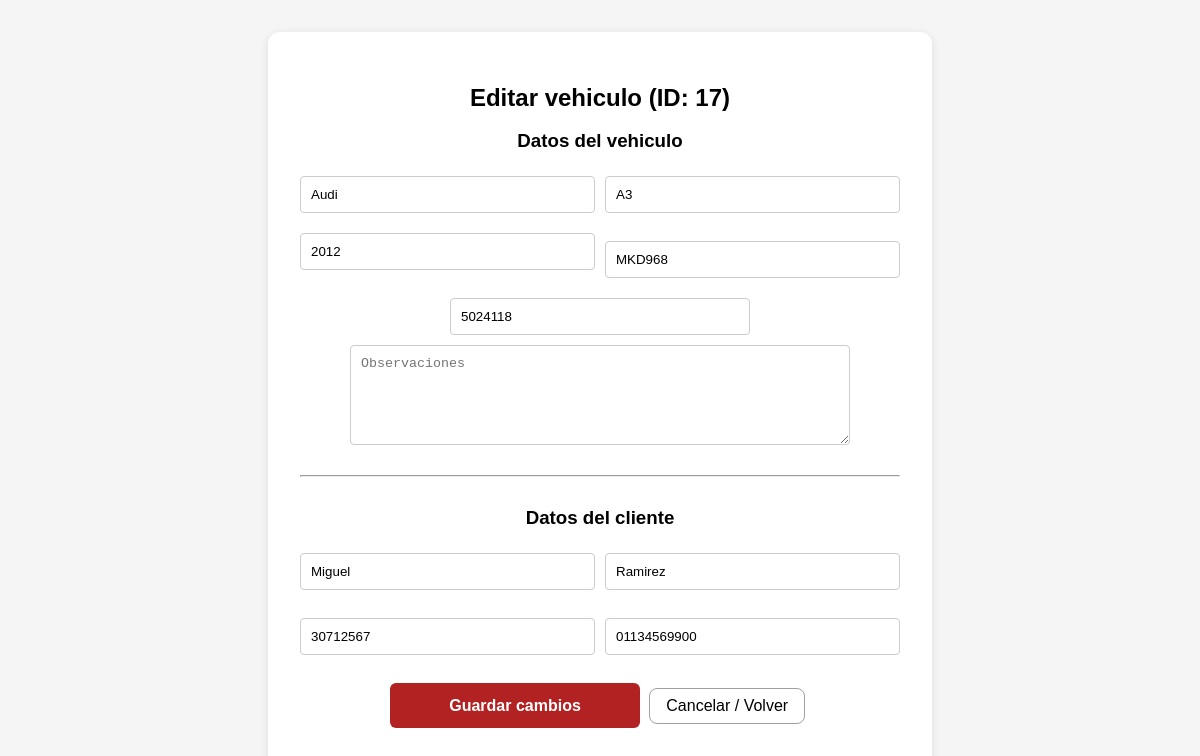
/vehiculos/editar_vehiculo.php?id=17 (signed in), run on the app's committed database.
### tables this page shows
CREATE TABLE `vehiculos` (
  `id` int(11) NOT NULL,
  `marca` varchar(20) NOT NULL,
  `modelo` varchar(100) NOT NULL,
  `dominio` varchar(20) DEFAULT NULL,
  `anio` year(4) NOT NULL,
  `chasis` varchar(50) NOT NULL,
  `descripcion` text DEFAULT NULL,
  `cliente_id` int(11) DEFAULT NULL,
  `vendedor_id` int(11) NOT NULL
);

CREATE TABLE `clientes` (
  `id` int(11) NOT NULL,
  `dni` varchar(20) NOT NULL,
  `nombre` varchar(100) NOT NULL,
  `apellido` varchar(100) NOT NULL,
  `tel` varchar(30) DEFAULT NULL
);

### vehiculos/editar_vehiculo.php (the view, shortened to what this page needs)
<?php
require __DIR__ . '/../includes/db.php';
$id_vehiculo = $_GET['id'] ?? null;
$sql_select = "
    SELECT
        v.*,
        c.nombre AS cliente_nombre, c.apellido AS cliente_apellido, c.dni AS cliente_dni, c.tel AS cliente_tel, c.id AS cliente_id
    FROM vehiculos v
    JOIN clientes c ON v.cliente_id = c.id
    WHERE v.id = ?
";
$stmt = $conn->prepare($sql_select);
$stmt->execute([$id_vehiculo]);
$vehiculo_data = $stmt->fetch(PDO::FETCH_ASSOC);
?>
<!DOCTYPE html>
<html lang="es">
<head>
    <link rel="stylesheet" href="../css/style.css">
</head>
<body>
    <div class="container">
        <div class="card form-centered">
            <h2>Editar vehiculo (ID: <?= $id_vehiculo ?>)</h2>
            <form method="post" class="form">
                <h3>Datos del vehiculo</h3>
                <div class="form-group-inline">
                    <div class="form-half">
                        <input type="text" name="marca" placeholder="Marca" value="<?= htmlspecialchars($vehiculo_data['marca'] ?? '') ?>" required>
                    </div>
                    <div class="form-half">
                        <input type="text" name="modelo" placeholder="Modelo" value="<?= htmlspecialchars($vehiculo_data['modelo'] ?? '') ?>" required>
                    </div>
                </div>
                <div class="form-group-inline">
                    <div class="form-half">
                        <input type="number" name="anio" placeholder="Año" value="<?= htmlspecialchars($vehiculo_data['anio'] ?? '') ?>" required min="1900" max="<?= date('Y') + 1 ?>">
                    </div>
                    <div class="form-half">
                        <input type="text" name="dominio" placeholder="Dominio (Patente)" value="<?= htmlspecialchars($vehiculo_data['dominio'] ?? '') ?>" required>
                    </div>
                </div>
                <input type="text" name="chasis" placeholder="Numero de chasis (VIN)" value="<?= htmlspecialchars($vehiculo_data['chasis'] ?? '') ?>">
                <textarea name="descripcion" placeholder="Observaciones" rows="4"><?= htmlspecialchars($vehiculo_data['descripcion'] ?? '') ?></textarea>
                <hr style="margin: 30px 0;">
                <h3>Datos del cliente</h3>
                <div class="form-group-inline">
                    <div class="form-half">
                        <input type="text" name="cliente_nombre" placeholder="Nombre cliente" value="<?= htmlspecialchars($vehiculo_data['cliente_nombre'] ?? '') ?>" required>
                    </div>
                    <div class="form-half">
                        <input type="text" name="cliente_apellido" placeholder="Apellido cliente" value="<?= htmlspecialchars($vehiculo_data['cliente_apellido'] ?? '') ?>" required>
                    </div>
                </div>
                <div class="form-group-inline">
                    <div class="form-half">
                        <input type="text" name="cliente_dni" placeholder="DNI (obligatorio)" value="<?= htmlspecialchars($vehiculo_data['cliente_dni'] ?? '') ?>" required>
                    </div>
                    <div class="form-half">
                        <input type="text" name="cliente_tel" placeholder="Telefono" value="<?= htmlspecialchars($vehiculo_data['cliente_tel'] ?? '') ?>">
                    </div>
                </div>
                <button type="submit" class="btn primary">Guardar cambios</button>
                <a href="../index.php" class="btn link">Cancelar / Volver</a>
            </form>
        </div>
    </div>
</body>
</html>

### css/style.css (style rules this page uses)
body { font-family: Arial, sans-serif; background-color: #f5f5f5; margin: 0; padding: 0; }
.container { display: flex; justify-content: center; align-items: center; min-height: 100vh; }
.card { background: #fff; padding: 2rem; border-radius: 12px; box-shadow: 0 2px 10px rgba(0,0,0,0.1); max-width: 900px; width: 100%; }
h2, h3 { color: #000000; margin-bottom: 1rem; text-align: center; }
.form input[type="text"], .form input[type="password"], .form select { max-width: 300px; margin: 0.5rem auto; display: block; padding: 0.6rem; border: 1px solid #a0a0a0; border-radius: 8px; }
.form textarea { width: 100%; max-width: 500px; height: 100px; margin: 0.5rem auto; display: block; padding: 0.6rem; border: 1px solid #a0a0a0; border-radius: 8px; }
.form-centered { max-width: 500px; margin: 0 auto; text-align: center; }
.btn { border-radius: 8px; text-decoration: none; text-align: center; cursor: pointer; padding: 0.5rem 1rem; margin: 0.3rem; display: inline-block; }
.btn.primary { background: #b22222; color: #fff; display: inline-block; width: 100%; max-width: 250px; margin: 0.5rem auto; text-align: center; height: 45px; line-height: 45px; padding: 0; border-radius: 6px; font-size: 1rem; font-weight: bold; border: #000; cursor: pointer; }
.btn.link { background: none; color: #000; border: 1px solid #a0a0a0; }
.btn.primary { background: #b22222; color: #fff; display: inline-block; min-width: 160px; margin: 0.5rem auto; }

### vehiculos/editar_vehiculo.php (style rules this page uses)
.form-group-inline { display: flex; gap: 10px; margin-bottom: 10px; }
.form-half { flex: 1; min-width: 0; }
.form-half input, .form-half textarea, .form input:not([type="submit"]):not([type="button"]), .form textarea { width: 100%; box-sizing: border-box; padding: 10px; margin-bottom: 10px; border: 1px solid #ccc; border-radius: 4px; }
.form-centered { max-width: 600px; margin: 0 auto; }

### data on the page
vehiculos: marca "Audi", modelo "A3", anio "2012", dominio "MKD968", chasis "5024118", cliente_nombre "Miguel", cliente_apellido "Ramirez", cliente_dni "30712567", cliente_tel "01134569900"

### other printed values
$id_vehiculo "17"
